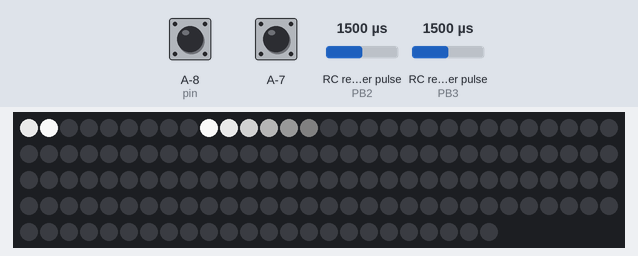
This sketch was run on a simulated ATtiny85, built for the host (arithmetic inside an expression is 32-bit, double 64-bit). Shown: 144 RGB LEDs in strip order, left to right, continuing on the next row. Wiring (inferred from the names in the program): 2 × RC receiver channel: data PB2 / data PB3. The test bench sets the inputs (shaded band); at power-on: A-8 (pin) HIGH, A-7 HIGH, RC receiver pulse (sensors on PB2, PB3) 1500 µs. What the sketch prints to the serial monitor is not drawn.

Above: at 1.2 s.
1.3 s: A-8 (pin) pulled LOW for 0.15 s
4.4 s: A-7 pulled LOW for 0.15 s
7.5 s: A-8 (pin) pulled LOW for 1 s
11.5 s: A-7 pulled LOW for 1 s
Timing chart, 0 to 14.5 s (numbered marks = the images above; inputs shaded):
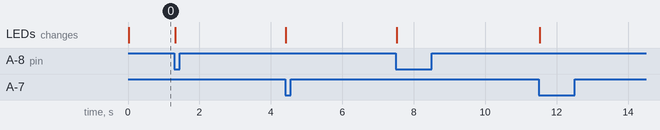

The sketch:

test_econder_2panasonicPM45_DotStart_stripLED_v2.ino
```cpp
/*
 * CIRCUIT
 *
 *                  O
 * [________________A________________________]
 *
 *  left                                right
 *  reset                               reset
 *
 *                                    encoder
 *                            strip frist LED
 *
 *
 * Component:
 * - 1x Arduino micro;
 * - 1x Bourns optical relative encoder ();
 * - 2x Panasonic PM45 optical switch;
 * - 1x Adafruit DotStar 144LED/m strip;
 * - 1x LED 5V power supply (smartphone USB power supply will do the job)
 * - 2x 470 ohm resistor;
 * - 1x 1000µF 6.1V electrolitic cap;
 *
 * Connect:
 * - Arduino pin 2 to encoder CHA (this rail has a physical 10K pullup resistor - green cable);
 * - Arduino pin 3 to encoder CHB (this rail has a physical 10K pullup resistor - yellow cable);
 * - Arduino pin 6 to the left Panasonic PM45 white cable (no physical pullup resistor);
 *  - Arduino pin 7 to the right Panasonic PM45 white cable (no physical pullup resistor)
 * - Arduino pin 8 to the DotStar LED strip DIN pin via a 470 Ohm resistor;
 * - Arduino pin 9 to the DotStar LED strip CLK pin via a 470 Ohm resistor;
 * - Arduino GND pin to encoder GND (white cable),
 * - Arduino GND pin to Panasonics PM45 blue cable,
 * - Arduino GND pin to DotStar GND;
 * - Arduino 5V pin to encoder 5V (red cable),
 * - Arduino 5V pin to Panasonics PM45 brown cable;
 * - LED 5V power supply GND to DotStar strip GND pin (also the Arduino GND);
 * - LED 5V power supply 5V to DotStar strip 5V pin;
 * - put the cap between power supply GND and LED 5V power supply rails;
 *
 * I'm using an Arduino Micro
 * which has interrupts on pins 2, 3, 7 (also pins 0 and 1 use interrupt but they are dedicated to serial comm)
 * Note: On Arduino Micro pin 2 and 3 are on port D on position 1 and 0 respectively (see decoding snippet)
 *
*/

// 2020-08-27 - discard the debounce objects because we are not using mechanical
// switch anymore so we don't need to do debounce

#define bToVVVV true

// debug info about the Panasonic optical switches
#define DEBUG_RESET false
// debug info about the encoder, leds, scales and state machine
#define DEBUG_CARRIAGE false


// ENCODER STUFF

// On Arduino Micro digital pins 2 and 3 (interrupt # 1 and 0 respectively)
// are on the same port (which is port D). These pins are on position 1 and 0 of the port
#define CHA 3
#define CHB 2

volatile byte bCurrent = 0;
volatile byte bPrevious = 0;
volatile long integrator = 0;
volatile long prevIntegrator = 0;


volatile enum STATE {
  ENC_IDLE,
  ENC_CW,
  ENC_CCW
} status;

// we know the Bourns  encoder has 100 counts per shaft turn
// but we are incrementing the counter each time we have a new
// CHA and CHB configuration so 4 counts each quadrature cycle.
// This way we have 100 * 4 = 400 counts per shaft turn.
#define TOTALSTEPSPERROTATION 400

// from the moment we use so many different scales
// whose the carriage movement must ne mapped to, we
// must define some MACRO here
#define MAX_MM 100 // travel lenght if the carriage in mm
#define MAX_STEPS 1950 // travel lenght expressed in encoder steps
const int LEFT_POS = TOTALSTEPSPERROTATION;
const int RIGHT_POS = LEFT_POS + MAX_STEPS;
float normPos = 0.0;
int pos100, prevPos100 = 0;

// 2020-02-25
// a new variable to flip the LED direction movement if needed
bool B_FLIP = true;

// RESETS STUFF
bool USE_RESET_L = true;
bool USE_RESET_R = true;
#define RESET_L   6
#define RESET_R   7


typedef struct {
  int pin;
  bool curr = false;
  bool prev = false;
} reset;
reset resetL;
reset resetR;

// LED STUFF /////////////////////////////////////////////////////////////////////

#include "Adafruit_DotStar.h"
// Because conditional #includes don't work w/Arduino sketches...
#include <SPI.h>         // COMMENT OUT THIS LINE FOR GEMMA OR TRINKET
//#include <avr/power.h> // ENABLE THIS LINE FOR GEMMA OR TRINKET

// How many NeoPixels are attached to the Arduino?
#define NUMPIXELS 144 // TODO: change here according to your number of LEDs in the strip

// Here's how to control the LEDs from any two pins:
#define DATAPIN    8 // (green cable)
#define CLOCKPIN   9 // (yellow cable)
Adafruit_DotStar strip = Adafruit_DotStar(NUMPIXELS, DATAPIN, CLOCKPIN, DOTSTAR_BRG);
// The last parameter is optional -- this is the color data order of the
// DotStar strip, which has changed over time in different production runs.
// Your code just uses R,G,B colors, the library then reassigns as needed.
// Default is DOTSTAR_BRG, so change this if you have an earlier strip.

// Hardware SPI is a little faster, but must be wired to specific pins
// (Arduino Uno = pin 11 for data, 13 for clock, other boards are different).
//Adafruit_DotStar strip = Adafruit_DotStar(NUMPIXELS, DOTSTAR_BRG);

#define MAXBRIGHTNESS 0.2

// CARRIAGE STUFF
#include "Carriage.h"
Carriage carriage;


// SETUP /////////////////////////////////////////////////////////////
void setup()
{
  Serial.begin(9600);

  //while(!Serial) {delay(1);};
  //Serial.println("here I'm");

  // ENCODER STUFF
  pinMode(CHA,   INPUT_PULLUP );
  pinMode(CHB,   INPUT_PULLUP );
  attachInterrupt(digitalPinToInterrupt(CHA),   ISR_chA,   CHANGE);
  attachInterrupt(digitalPinToInterrupt(CHB),   ISR_chB,   CHANGE);

  // RESETs STUFF
  if( USE_RESET_L )
  {
    resetL.pin = RESET_L;
    pinMode(resetL.pin, INPUT_PULLUP);
  }
  if( USE_RESET_R )
  {
    resetR.pin = RESET_R;
    pinMode(resetR.pin, INPUT_PULLUP);
  }

  // carriage stuff
	carriage.init(&strip, 3);
}


// LOOP //////////////////////////////////////////////////////////////
void loop()
{

  // serial data
  getSerialData();

  // RESETs STUFF ****************************************************
  if( USE_RESET_L ) {
    resetL.curr = digitalRead( resetL.pin );
    if( resetL.curr != resetL.prev) {
      resetL.prev = resetL.curr;
      integrator = LEFT_POS;
      if( !resetL.curr ) {
        if( DEBUG_RESET ) Serial.println("Reset L touched");
      } else {
        if( DEBUG_RESET ) Serial.println("Reset L released");
        integrator = LEFT_POS;
      }
    }
  }

  if( USE_RESET_R ) {
    resetR.curr = digitalRead( resetR.pin );
    if( resetR.curr != resetR.prev) {
      resetR.prev = resetR.curr;
      integrator = RIGHT_POS;
      if( !resetR.curr ) {
        if( DEBUG_RESET ) Serial.println("Reset R touched");
      } else {
        if( DEBUG_RESET ) Serial.println("Reset R released");
          integrator = RIGHT_POS;
      }
    }
  }

	carriage.update();

	// Here's where the magic happens (so to say)
	if( integrator != prevIntegrator )
	{
		// if we are here it means encoder is on a new position
		// It's time to notify the LED manager (carriage)
    normPos = clip((((integrator - TOTALSTEPSPERROTATION)*1.0) / MAX_STEPS ) );
    pos100 = int(normPos * 100);

    // update position to the carriage for the LEDs to follow the movement
    if( B_FLIP ) {
		  carriage.setPos( 1.0 - normPos, B_FLIP );
    } else {
      carriage.setPos( normPos, B_FLIP );
    }

		// and also to notify VVVV
		if( bToVVVV )
		{
      if( pos100 != prevPos100 )
      {
        // send value to VVVV only if they are changing
        prevPos100 = pos100;
  			// for the moment I'm sending a value between 0-100
  			// change her if you want to send different normalized value.
  			Serial.println( int(normPos * 100) );
      }
		}

		// eventually update the old integrator
		prevIntegrator = integrator;

    if( DEBUG_CARRIAGE ) {
      Serial.print("raw: ");
      Serial.print( integrator );
      carriage.debug();
    }
	}

  delay( 1 );
}

float clip( float toBeClipped ) {
  if( toBeClipped < 0.0 )
    return 0.0;
  else if( toBeClipped >1.0 )
    return 1.0;
  else
    return toBeClipped;
}

// OTHER STUFF ///////////////////////////////////////////////////////
void ISR_chA()
{
  bCurrent = (PIND & B00000011)>>0;
  decode();
}

void ISR_chB()
{
  bCurrent = (PIND & B00000011)>>0;
  decode();
}

/*
 * Questa funzione incrementa la variabile 'volatile'
 * ogni nuovo passaggio tra le quadrature.
 */
void decode()
{
  // encoder stuff
  if( bCurrent != bPrevious )
  {
    if(
        ( bCurrent == 2 && bPrevious == 0 ) ||
        ( bCurrent == 3 && bPrevious == 2 ) ||
        ( bCurrent == 1 && bPrevious == 3 ) ||
        ( bCurrent == 0 && bPrevious == 1 )
      )
    {
      status = ENC_CW;
      integrator ++;

    }
    else if(
        ( bCurrent == 1 && bPrevious == 0 ) ||
        ( bCurrent == 3 && bPrevious == 1 ) ||
        ( bCurrent == 2 && bPrevious == 3 ) ||
        ( bCurrent == 0 && bPrevious == 2 )
      )
    {
      status = ENC_CCW;
      integrator --;
    }
    bPrevious = bCurrent;
  }

  // TODO: probably this "normalization will not be used in final application
  // Here we are not working with a rotating cirlce but with a linear movement
  // which is made up with more than a complete rotation of the encoder shaft.

  // Turn a bipolar signal between -400 and 400
  // to a signal which is unipolar going from 0 to 400;
  if( integrator < 0)
    integrator = TOTALSTEPSPERROTATION + integrator;
}


void getSerialData()
{
  if(Serial.available())
  {
    // Read user input and trigger appropriate function
    char user_input = Serial.read();

      if(user_input == 'q' )
      {
        // reset left
        integrator = LEFT_POS;
      }
      else if( user_input == 'w' )
      {
        // reset right
        integrator = RIGHT_POS;
      }
      else
      {
        //Serial.println("Invalid option entered.");
      }
  }
}
```

Animator_Sine.cpp
```cpp
#include "Animator_Sine.h"

void Animator_Sine::init( float _freq, float _phase )
{
  freq = _freq>0.0?_freq:1;
  phase = abs(int(_phase))%(int(2*PI));
  //phase = 0.0;
  // At the beginning 't0' and 't' are equal.
  t0 = t = (millis() * 0.001);
  dt = t - t0;
}

void Animator_Sine::update()
{
  t = (millis() * 0.001);
  dt = t - t0;
  y = sin( phase + 2*PI*freq*dt );
  y = (y+1)*0.5;
}

void Animator_Sine::changeFreq( float _freq )
{
  // calculate the phase for the
  // upcoming sinusoid
  t = (millis() * 0.001);
  dt = t - t0;
  phase = phase + 2*PI*freq*dt;
  phase = int(phase) % int(2*PI);
  // define the new 't0' which is the
  // new reference for counting time
  t0 = t;
  // Finally, set the new frequency
  freq = _freq;
}

// TODO: add a function here to reset the phase
// or, put it in other terms, reset the sine to make
// it restart from the beginning
void Animator_Sine::reset()
{
  t0 = (millis() * 0.001);
  phase = PI * 0.5;
}

float Animator_Sine::getY()
{
  return y;
}
```

Animator_Sine.h
```cpp
/*
  Animator Sine
  Nicola Ariutti
  2020/06/16

  added a "reset phase" function
*/

#ifndef ANIMATOR_SINE_H
#define ANIMATOR_SINE_H

#include "Arduino.h"

class Animator_Sine
{
  private:
    float freq;
    float phase;
    float t, t0, dt;
    float y;
  public:
    Animator_Sine() {};
    ~Animator_Sine() {};

    void init(float _freq, float _phase);
    void update();
    void changeFreq(float _freq);
    void reset();
    float getY();
};

#endif
```

ButtonDebounce.cpp
```cpp
#include "Arduino.h"
#include "ButtonDebounce.h"

ButtonDebounce::ButtonDebounce(int pin, unsigned long delay){
  pinMode(pin, INPUT_PULLUP);
  _pin = pin;
  _delay = delay;
  _lastDebounceTime = 0;
  _lastStateBtn = HIGH;
}

bool ButtonDebounce::isTimeToUpdate(){
  return (millis() - _lastDebounceTime) > _delay;
}

void ButtonDebounce::update(){
  if(!isTimeToUpdate()) return;
  _lastDebounceTime = millis();
  int btnState = digitalRead(_pin);
  if(btnState == _lastStateBtn) return;
  _lastStateBtn = btnState;
  if(this->callback) this->callback(_lastStateBtn);
}

int ButtonDebounce::state(){
  return _lastStateBtn;
}

void ButtonDebounce::setCallback(BTN_CALLBACK){
  this->callback = callback;
}
```

ButtonDebounce.h
```cpp
/*
  ButtonDebounce.h - Library for Button Debounce.
  Created by Maykon L. Capellari, September 30, 2017.
  Released into the public domain.
*/
#ifndef ButtonDebounce_h
#define ButtonDebounce_h

#include "Arduino.h"

#define BTN_CALLBACK void (*callback)(int)

class ButtonDebounce{
  private:
    int _pin;
    unsigned long _delay;
    unsigned long _lastDebounceTime;
    int _lastStateBtn;
    BTN_CALLBACK;
    bool isTimeToUpdate();
  public:
    ButtonDebounce(int pin, unsigned long delay);
    void update();
    int state();
    void setCallback(BTN_CALLBACK);
};

#endif
```

Carriage.cpp
```cpp
#include "Carriage.h"

void Carriage::init( Adafruit_DotStar *_strip, int _halfMask )
{
	strip = _strip;
	HALFMASK = _halfMask;

	// fill the lookup table
	for(int i=0; i<SIDELOBE; i++) {
		int x = i+1;
		lookup[i] = 0.5 * (cos ( (PI*x)/SIDELOBE ) + 1 );
		lookup[i] = lookup[i]*lookup[i];
	}
	nLeds = strip->numPixels();

	// LED STUFF
  strip->begin(); // Initialize NeoPixel strip object (REQUIRED)
  // set every pixel to sleep
  for(uint8_t i=0; i< nLeds; i++) {
    strip->setPixelColor(i, 0x00, 0x00, 0x00);
  }
  strip->show();  // Initialize all pixels to 'off'

	arsine = new Animator_Sine();
  arsine->init(1, 0.0);
}


void Carriage::update()
{
	if( status == STANDBY )
	{
		arsine->update();
    float y = arsine->getY();
		y = y * y;

		lightLEDs( y );

	}
	else if( status == FOLLOW )
	{
		if( millis() - prevTime > TIMETOWAIT) {
			// it means nobady has moved the carriage for a while
			// so we should go into a standby status
			status = STANDBY;
      arsine->reset();
			return;
		}

		lightLEDs( 1.0 );
	}


}


// A function to light up the LEDs which is called both
// in STANDBY and FOLLOW state of the carriage STATE MACHINE.
// It wants only an overall multiplier for the light value.
// This value can be a variable one or a fixed one
// accordine to the wanted light animation.
void Carriage::lightLEDs( float _variableIntensity )
{
	float vi = _variableIntensity;
	byte color;
	for(int i=0; i<nLeds; i++) {
		int distance = abs(i-ledPos);

		if(distance <= HALFMASK ) {
			color = 255.0 * vi * MASKLIGHTLVL;
		}
		else if( distance <= HALFMASK + SIDELOBE ) {
			color = lookup[distance-1-HALFMASK] * 255.0 * vi * MAXLIGHTLVL;
		}
		else {
			color = 0;
		}
		strip->setPixelColor(i, color, color, color);
	}
	strip->show();
}


void Carriage::setPos( float _normalized_pos, bool bFlip )
{
	normalized_pos = _normalized_pos;
  //ledPos = int(normalized_pos*nLeds);

  //21-02-25
  // modifiche in cantiere: sembra che il carrello di luce non sia perfettamente
  // allineato con il carrello fisico, se non al centro della striscia.
  // occorre dunque fare uso di una sorta di offset laterale (magari sinistro e destro indipendenti)
  // grazie al quale sia possibile correggere questo comportamento.
  if( bFlip )
  {
    ledPos = LED_OFFSET_R + int(normalized_pos*(nLeds - LED_OFFSET_L - LED_OFFSET_R) );
  }
  else
  {
    ledPos = LED_OFFSET_L + int(normalized_pos*(nLeds - LED_OFFSET_L - LED_OFFSET_R) );
  }

  prevTime = millis();
	if( status == STANDBY ) {
		status = FOLLOW;
	}

}

void Carriage::debug()
{
  Serial.print(",\tnormalized Pos:  ");
  Serial.print( normalized_pos );

  Serial.print(",\tLED pos: ");
  Serial.print( ledPos );

  // status info
  Serial.print(",\tSTATUS: ");
  if(status == 0)
    Serial.print("STANDBY");
  else if(status == 1)
    Serial.print("FOLLOW");

  // end of debug print
  Serial.println();
}
```

Carriage.h
```cpp
#ifndef CARRIAGE_H
#define CARRIAGE_H

#include "Arduino.h"
#include "Adafruit_DotStar.h"
#include "Animator_Sine.h"

class Carriage
{
  private:

		float normalized_pos;

		// LED STUFF
		int nLeds;
		// the position of the carriage LEDS relative (between 0 and nLeds)
		int ledPos;

		// must define sidelobe dimension first
		// this is a monolateral dimension.
		// SIDELOBE is
		const int SIDELOBE = 8;
		// nust define also the number of LEDs which are masked below
		// the carriage (it is counterproductive to light up them).
		// Actually, as for SIDELOBE, we are interested in getting
		// half of the masked size.
		// HALFMASK is the number of LED which are aside from the LED pos
		// you don't want to shine at the same brightness of SIDEBOLEs
		int HALFMASK;
		float MASKLIGHTLVL = 0.0;
		float MAXLIGHTLVL  = 1.0;
		// then we declare an array that will work as a lookup table
		// for the squared-raised-cosine figure.
		float* lookup = new float[SIDELOBE];
		Adafruit_DotStar *strip;
		Animator_Sine *arsine;

		// STATE MACHINE STUFF
		enum statuses{
		  STANDBY=0,
		  FOLLOW,
		} status=STANDBY;
		long prevTime;
		long TIMETOWAIT = 5000; // time to wait before moving from FOLLOW to STANDBY

    int LED_OFFSET_L = 6;
    int LED_OFFSET_R = 5;


  public:
    Carriage() {};
    ~Carriage() {};

    void init( Adafruit_DotStar *strip, int halfMask );
    void setPos( float _normalized_pos, bool _bFlip );
		void update();
		void debug();
		void lightLEDs( float variableintensity );
};

#endif
```
